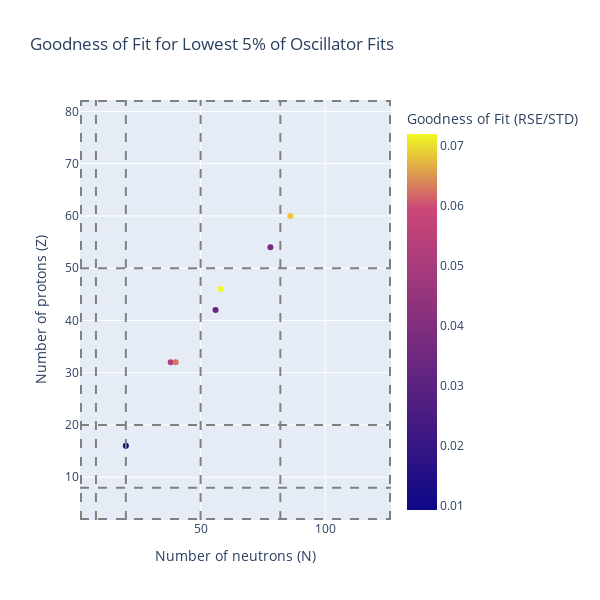

Source (notebook cell):
### Code cell
fig = px.scatter(get_worst_goodness(oscillators, quantiles[0]).reset_index(), 
          x='n',
          y='z', 
          color='goodness',
          title='Goodness of Fit for Lowest 5% of Oscillator Fits',
          labels={'z': 'Number of protons (Z)', 'n': 'Number of neutrons (N)', 'goodness': 'Goodness of Fit (RSE/STD)'},
          color_continuous_scale=[(0,'#0d0887'), (0.8,'#cc4778'), (1,'#f0f921')],
          height=600,
          width=600)

magic_numbers_n = [2, 8, 20, 50, 82, 126]
magic_numbers_z = [2, 8, 20, 50, 82]

for i, m in enumerate(magic_numbers_n):
    fig.add_vline(x=m, line_dash="dash", line_color="gray", name="Magic numbers" if i==0 else None)

for i, m in enumerate(magic_numbers_z):
    fig.add_hline(y=m, line_dash="dash", line_color="gray")


fig.show()

### Figure 1 — Plotly figure (JSON) as saved in the notebook; plotly's stock layout.template omitted (floating-point values rounded to 4 significant figures)
{"data": [{"hovertemplate": "Number of neutrons (N)=%{x}<br>Number of protons (Z)=%{y}<br>Goodness of Fit (RSE/STD)=%{marker.color}<extra></extra>", "legendgroup": "", "marker": {"color": [0.009254, 0.05232, 0.06268, 0.03226, 0.07188, 0.03698, 0.06854], "coloraxis": "coloraxis", "symbol": "circle"}, "mode": "markers", "name": "", "orientation": "v", "showlegend": false, "type": "scatter", "x": [20, 38, 40, 56, 58, 78, 86], "xaxis": "x", "y": [16, 32, 32, 42, 46, 54, 60], "yaxis": "y"}], "layout": {"coloraxis": {"colorbar": {"title": {"text": "Goodness of Fit (RSE/STD)"}}, "colorscale": [[0, "#0d0887"], [0.8, "#cc4778"], [1, "#f0f921"]]}, "height": 600, "legend": {"tracegroupgap": 0}, "shapes": [{"line": {"color": "gray", "dash": "dash"}, "name": "Magic numbers", "type": "line", "x0": 2, "x1": 2, "xref": "x", "y0": 0, "y1": 1, "yref": "y domain"}, {"line": {"color": "gray", "dash": "dash"}, "type": "line", "x0": 8, "x1": 8, "xref": "x", "y0": 0, "y1": 1, "yref": "y domain"}, {"line": {"color": "gray", "dash": "dash"}, "type": "line", "x0": 20, "x1": 20, "xref": "x", "y0": 0, "y1": 1, "yref": "y domain"}, {"line": {"color": "gray", "dash": "dash"}, "type": "line", "x0": 50, "x1": 50, "xref": "x", "y0": 0, "y1": 1, "yref": "y domain"}, {"line": {"color": "gray", "dash": "dash"}, "type": "line", "x0": 82, "x1": 82, "xref": "x", "y0": 0, "y1": 1, "yref": "y domain"}, {"line": {"color": "gray", "dash": "dash"}, "type": "line", "x0": 126, "x1": 126, "xref": "x", "y0": 0, "y1": 1, "yref": "y domain"}, {"line": {"color": "gray", "dash": "dash"}, "type": "line", "x0": 0, "x1": 1, "xref": "x domain", "y0": 2, "y1": 2, "yref": "y"}, {"line": {"color": "gray", "dash": "dash"}, "type": "line", "x0": 0, "x1": 1, "xref": "x domain", "y0": 8, "y1": 8, "yref": "y"}, {"line": {"color": "gray", "dash": "dash"}, "type": "line", "x0": 0, "x1": 1, "xref": "x domain", "y0": 20, "y1": 20, "yref": "y"}, {"line": {"color": "gray", "dash": "dash"}, "type": "line", "x0": 0, "x1": 1, "xref": "x domain", "y0": 50, "y1": 50, "yref": "y"}, {"line": {"color": "gray", "dash": "dash"}, "type": "line", "x0": 0, "x1": 1, "xref": "x domain", "y0": 82, "y1": 82, "yref": "y"}], "title": {"text": "Goodness of Fit for Lowest 5% of Oscillator Fits"}, "width": 600, "xaxis": {"anchor": "y", "domain": [0, 1], "title": {"text": "Number of neutrons (N)"}}, "yaxis": {"anchor": "x", "domain": [0, 1], "title": {"text": "Number of protons (Z)"}}}}
